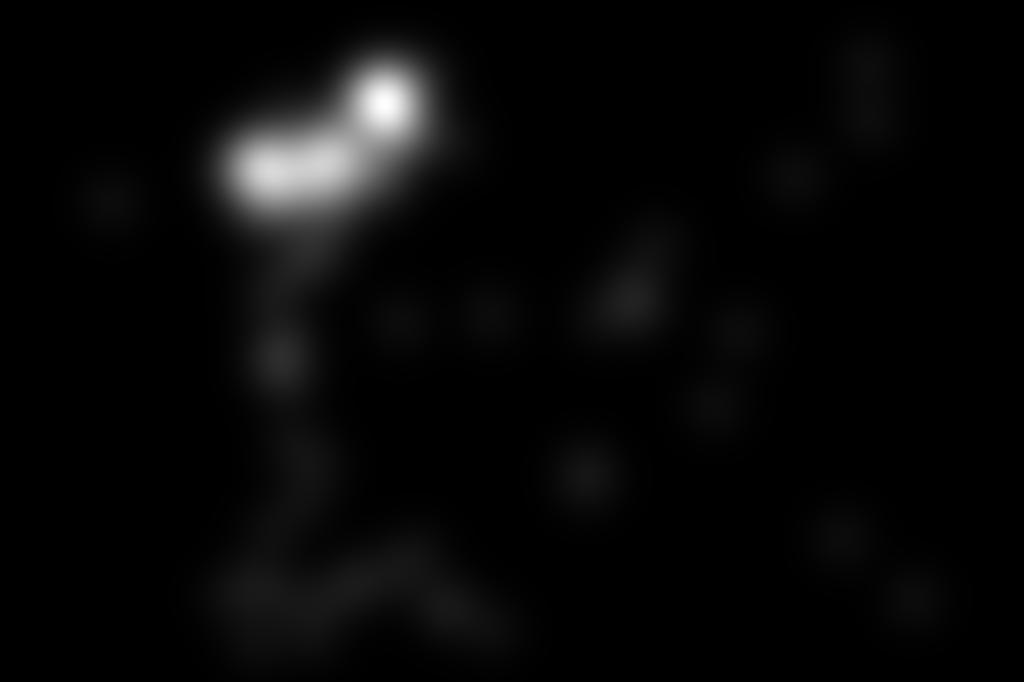
%> input picture sg_min2.4.3/sg_min2.4.3/XPDR/gt/i1.jpg, 1024 x 682 px
$ octave svddr.m   (GNU Octave 9; MATLAB toolbox functions it lacks are replaced by stand-ins)
%> lines starting %> are read from the running program, lines starting %| are printed output that depends on the picture
### sg_min2.4.3/sg_min2.4.3/XPDR/parameters.m
function parameters(X,P)
% PARAMETERS	initializes the parameters for an instance of a
%		minimization problem.
%
%	PARAMETERS(A,B)
%	A is expected to be a square matrix
%	B is expected to be a square matrix
%
% role	sets up the global parameters used at all levels of computation.

	global FParameters;
	FParameters = [];
	FParameters.X = X;
	FParameters.P = P;

### sg_min2.4.3/sg_min2.4.3/XPDR/guess.m
function Y = guess(dimY)
% GUESS	provides the initial starting guess Y for energy minimization.
%	In this case it makes a somewhat random guess.
%
%	Y = GUESS
%	Y will satisfy Y'*Y = I
%
% role	objective function, produces an initial guess at a minimizer
%	of F.
	global FParameters;
	inP = FParameters.P;
	inX = FParameters.X;

	[m,n] = size(inP);
	[n,r] = size(inX);

    p = dimY;
 	%Y = pinv(inP)*inP*inX*pinv(inX)*rand(n,p);
    %load res;
    Y = randn(n,p);
  	[Y,r1] = qr(Y,0);


     % [6 lines of commented-out code are left out]


### sg_min2.4.3/sg_min2.4.3/XPDR/svddr.m
clear all;
clc;

i1 = imread('./gt/i1.jpg');
%> i1 is the input picture: size 682x1024 uint8; min 0, max 255, mean 8
o1 = imread('./gt/o1.jpg');
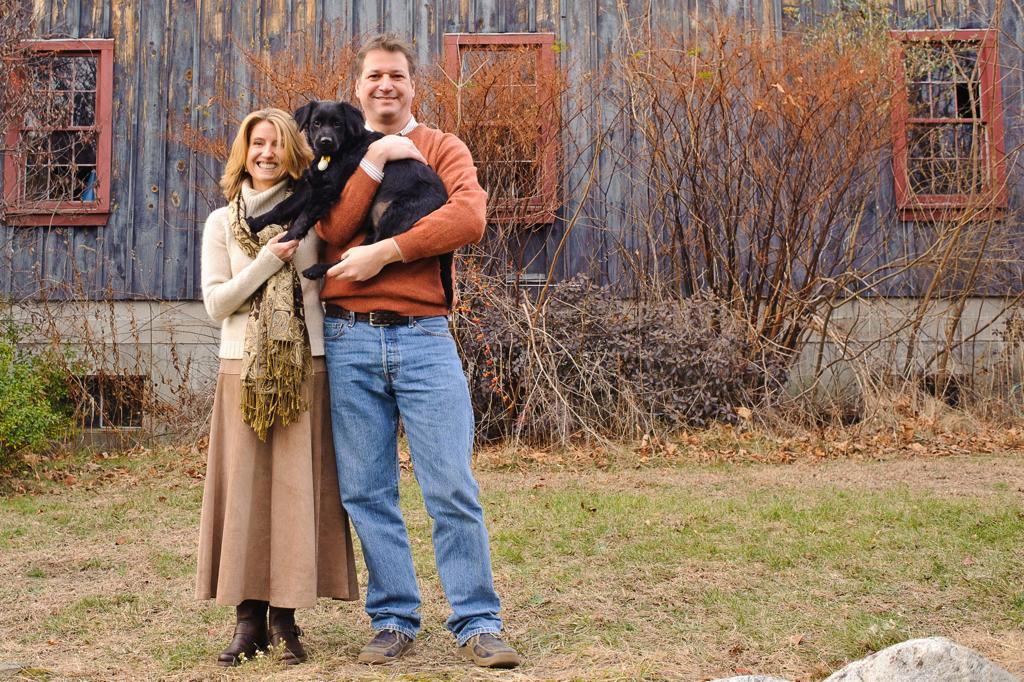
%> input picture sg_min2.4.3/sg_min2.4.3/XPDR/gt/o1.jpg, 1024 x 682 px
%> o1 is the input picture: size 682x1024x3 uint8; mean R, G, B 142.1, 117.7, 99.9
o1 = rgb2gray(o1);
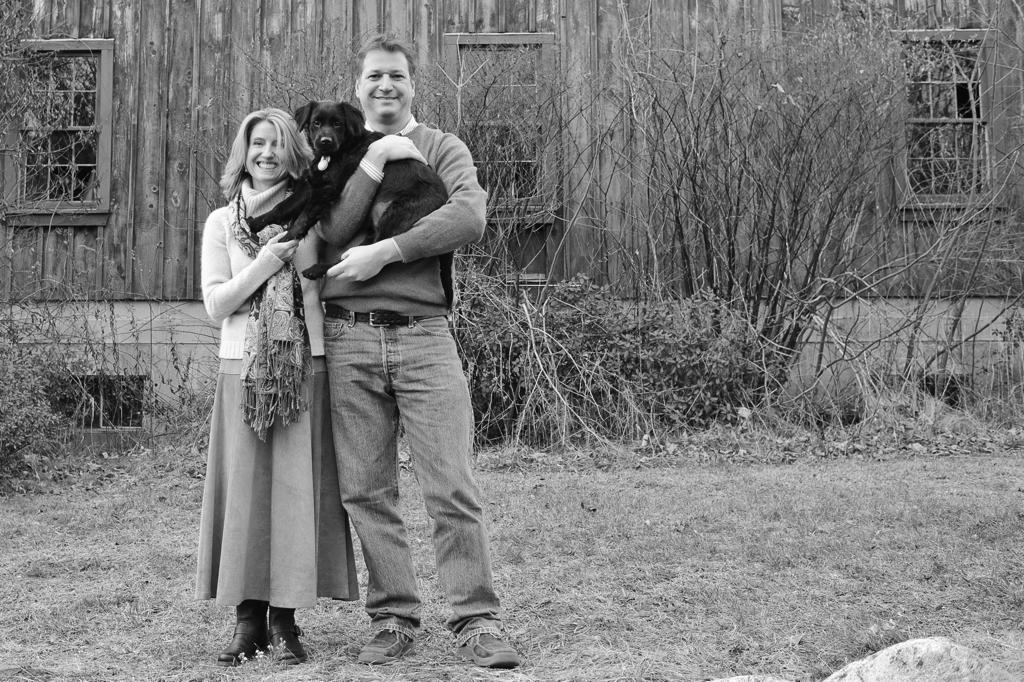
%> o1: size 682x1024 uint8; min 0, max 255, mean 123

o1 = mat2gray(o1);
%> o1: size 682x1024 double
%imshow(o1);
%pause;

i1 = mat2gray(i1);
%> i1: size 682x1024 double
%imshow(i1);

%pause;

c1 = o1.*i1;
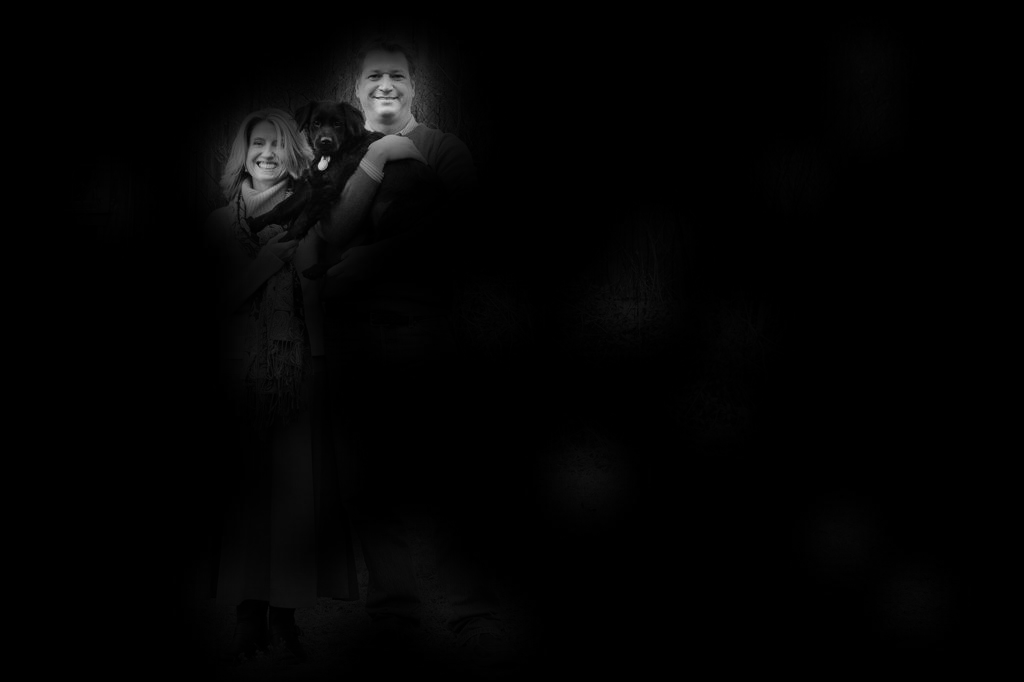
%> c1: size 682x1024 double; min 0, max 0.81, mean 0.0141
%imshow(c1);

ii1 = imresize(i1, 0.07);
oo1 = imresize(o1, 0.07);
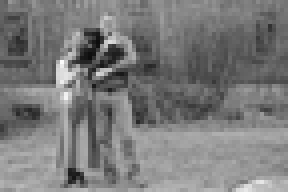
%> oo1: size 48x72 double (shown 4 times larger); min 0.0524, max 0.981, mean 0.482
% [4 lines of commented-out code are left out]
imshow(ii1.*oo1);
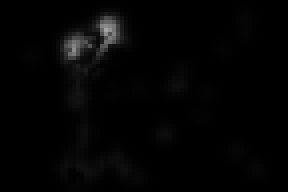
%> displayed picture: size 48x72, on the screen's scale of 0 to 255 (shown 4 times larger); min 0, max 164, mean 3.6
%pause;

tot = length(ii1(:));
%> tot = 3456
pmat = spdiags(ii1(:),0,tot,tot);
%pmat = diag(ii1(:));
xvec = oo1(:);
%> xvec = 3456 values, max 0.981 at index 736, min 0.0524 at index 1163, mean 0.482

dimX = size(xvec);
%> dimX = [3456 1]
dimP = size(pmat);
%> dimP = [3456 3456]
factor = 0.6;
dimY = ceil(dimX(1)*factor);
%> dimY = 2074

randn('state',0);
X = xvec;
%> X has the same summary as xvec
P = sparse(pmat);
%[X,P] = randprob(dimX, dimP);
parameters(X, P);
%> in parameters, `FParameters.X = X;`: FParameters.X has the same summary as xvec outside parameters
Y0 = guess(dimY);
%> in guess, `inX = FParameters.X;`: inX has the same summary as xvec outside guess
%> in guess, `[n,r] = size(inX);`: r = 1
%> in guess, `Y = randn(n,p);`:
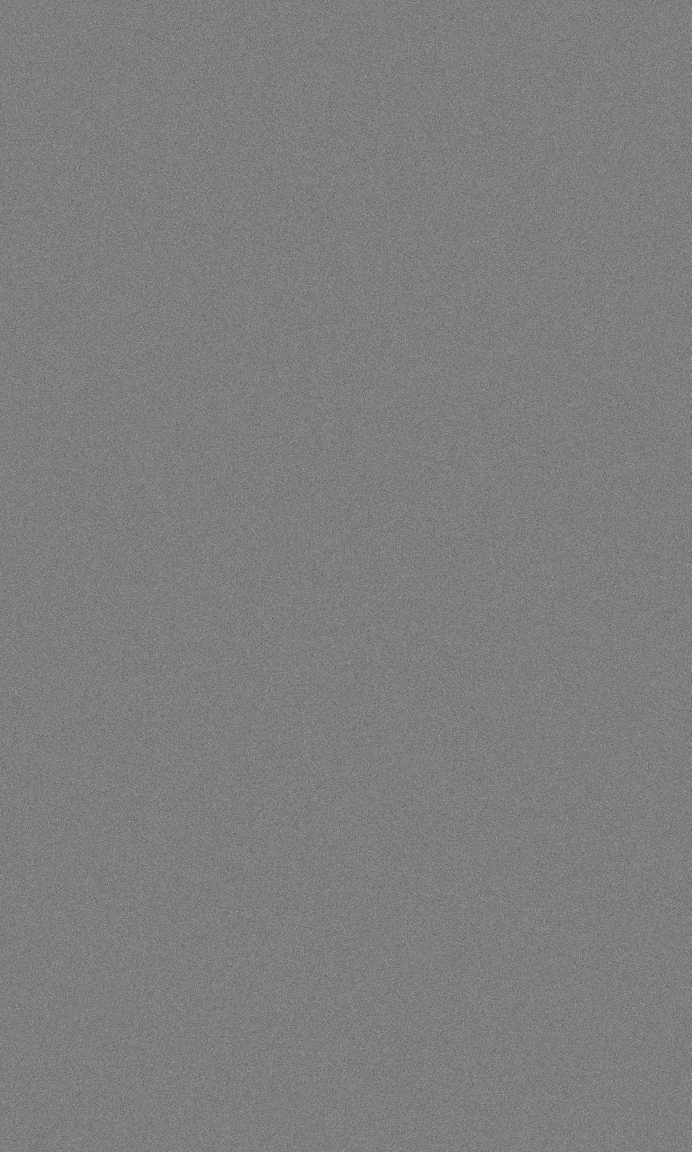
%> Y: size 3456x2074 double (shown at 1/3 size); min -5.22, max 5.27, mean 0.000149; drawn with min black and max white
%> (the run ends here)
